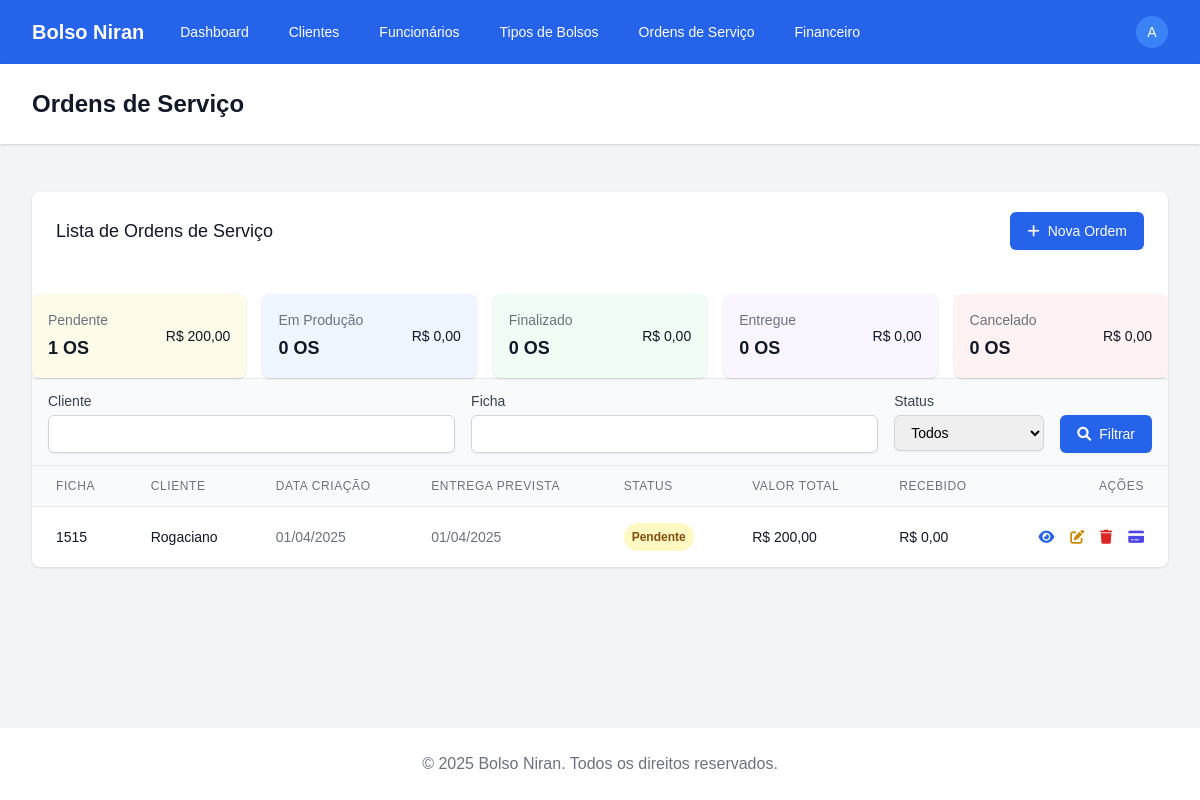
/ordens/ (signed in), run on an earlier commit of the app's database.
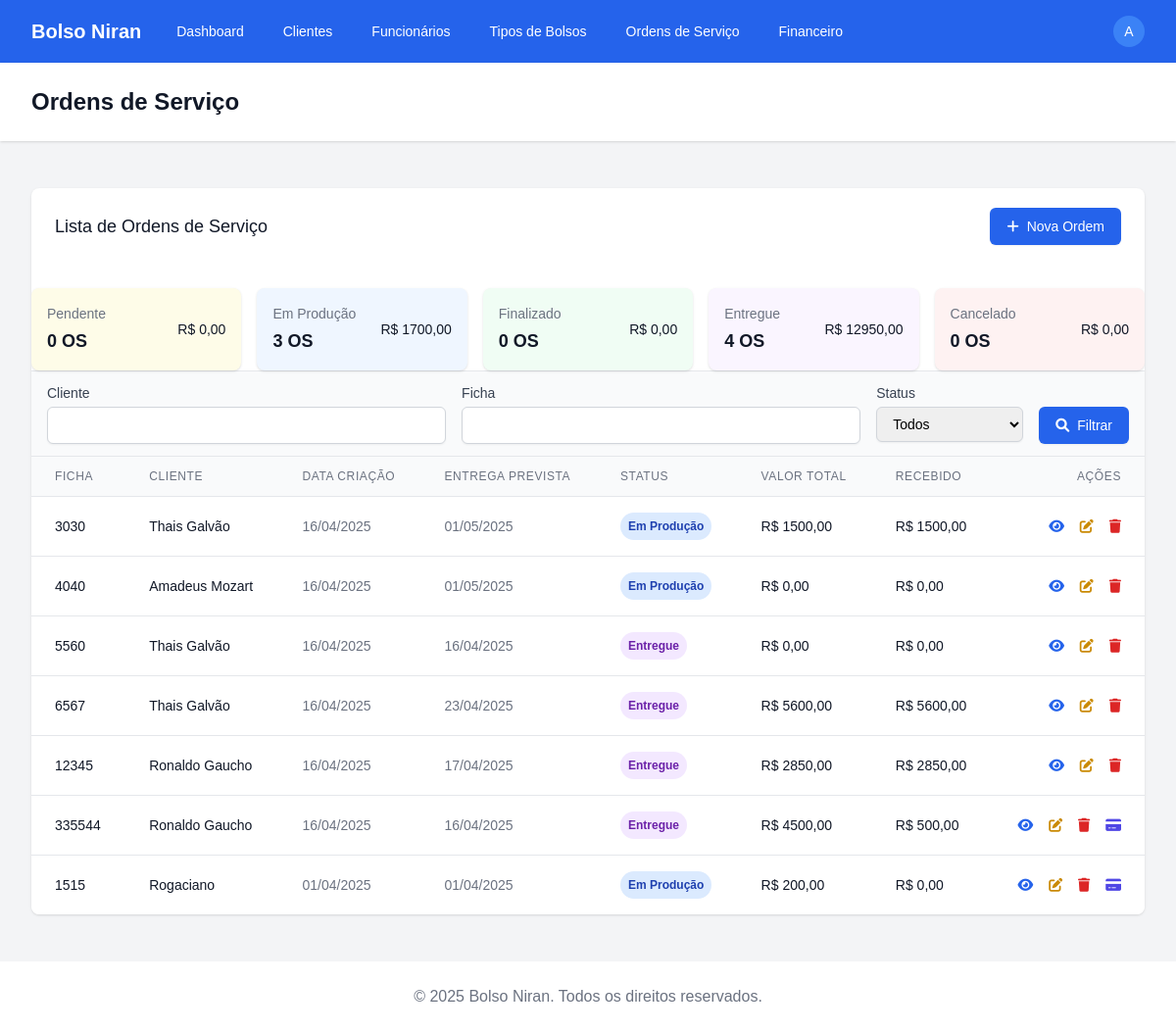
And on a later commit of the database.
### apps/ordens_servico/models.py (models this page shows, shortened)
class OrdemServico(models.Model):
    STATUS_CHOICES = [
        ('pendente', 'Pendente'),
        ('em_producao', 'Em Produção'),
        ('finalizado', 'Finalizado'),
        ('entregue', 'Entregue'),
        ('cancelado', 'Cancelado'),
    ]
    PAGAMENTO_CHOICES = [
        ('dinheiro', 'Dinheiro'),
        ('pix', 'PIX'),
        ('cartao', 'Cartão'),
        ('boleto', 'Boleto'),
        ('transferencia', 'Transferência'),
    ]
    cliente = models.ForeignKey('clientes.Cliente', on_delete=models.PROTECT)
    ficha = models.CharField(max_length=20, unique=True)
    data_criacao = models.DateField(auto_now_add=True)
    data_entrega_prevista = models.DateField()
    status = models.CharField(max_length=20, choices=STATUS_CHOICES, default='pendente')
    observacoes = models.TextField(blank=True) # adicionar quantidade de linhas 3
    valor_total = models.DecimalField(max_digits=10, decimal_places=2)
    forma_pagamento = models.CharField(max_length=20, choices=PAGAMENTO_CHOICES, null=True, blank=True)
    pago = models.BooleanField(default=False)
    data_pagamento = models.DateField(null=True, blank=True)
    @property
    def valor_recebido(self):
        total = self.transacoes.aggregate(total=Sum('valor'))['total']
        return total or 0
    class Meta:
        verbose_name = 'Ordem de Serviço'
        verbose_name_plural = 'Ordens de Serviço'
        ordering = ['-data_criacao']

### apps/clientes/models.py (models this page shows, shortened)
class Cliente(models.Model):
    nome = models.CharField(max_length=100)
    telefone = models.CharField(max_length=20)
    endereco = models.TextField()
    contato = models.CharField(max_length=100)
    email = models.EmailField(blank=True, null=True)
    data_cadastro = models.DateField(auto_now_add=True)
    class Meta:
        verbose_name = 'Cliente'
        verbose_name_plural = 'Clientes'
        ordering = ['nome']

### apps/ordens_servico/views.py (the view)
# urls.py: path('', views.OrdemServicoListView.as_view(), name='list'),
class OrdemServicoListView(LoginRequiredMixin, ListView):
    model = OrdemServico
    template_name = 'ordens_servico/ordemservico_list.html'
    context_object_name = 'ordens'
    def get_queryset(self):
        queryset = super().get_queryset()
        status = self.request.GET.get('status')
        if status:
            queryset = queryset.filter(status=status)
        cliente = self.request.GET.get('cliente')
        if cliente:
            queryset = queryset.filter(cliente__nome__icontains=cliente)
        ficha = self.request.GET.get('ficha')
        if ficha:
            queryset = queryset.filter(ficha__icontains=ficha)
        return queryset
    def get_context_data(self, **kwargs):
        context = super().get_context_data(**kwargs)
        context['status_choices'] = OrdemServico.STATUS_CHOICES
        all_orders = self.model.objects.all()
        status_summary = []
        for key, display in self.model.STATUS_CHOICES:
            qs = all_orders.filter(status=key)
            total = qs.aggregate(total=Sum('valor_total'))['total'] or Decimal('0.00')
            count = qs.count()
            status_summary.append({'key': key, 'display': display, 'count': count, 'total': total})
        context['status_summary'] = status_summary
        return context

### templates/ordens_servico/ordemservico_list.html (shortened to what this page needs)
{% extends 'base.html' %}
{% block header %}Ordens de Serviço{% endblock %}
{% block content %}
<div class="bg-white shadow overflow-hidden sm:rounded-lg">
  <div class="px-4 py-5 sm:px-6 flex justify-between items-center">
    <h2 class="text-lg leading-6 font-medium text-gray-900">Lista de Ordens de Serviço</h2>
    <a href="{% url 'ordens_servico:add' %}" class="inline-flex items-center px-4 py-2 border border-transparent text-sm font-medium rounded-md shadow-sm text-white bg-blue-600 hover:bg-blue-700 focus:outline-none focus:ring-2 focus:ring-offset-2 focus:ring-blue-500">
      <i class="fas fa-plus mr-2"></i> Nova Ordem
    </a>
  </div>
  <div class="mt-6 grid grid-cols-1 sm:grid-cols-2 lg:grid-cols-5 gap-4">
    {% for s in status_summary %}
      <a href="?status={{ s.key }}"
         class="{% if s.key == 'pendente' %}bg-yellow-50 hover:bg-yellow-100{% elif s.key == 'em_producao' %}bg-blue-50 hover:bg-blue-100{% elif s.key == 'finalizado' %}bg-green-50 hover:bg-green-100{% elif s.key == 'entregue' %}bg-purple-50 hover:bg-purple-100{% elif s.key == 'cancelado' %}bg-red-50 hover:bg-red-100{% else %}bg-white hover:bg-gray-50{% endif %} p-4 rounded-lg shadow flex justify-between items-center">
        <div>
          <p class="text-sm font-medium text-gray-500">{{ s.display }}</p>
          <p class="mt-1 text-lg font-semibold text-gray-900">{{ s.count }} OS</p>
        </div>
        <p class="text-sm font-medium text-gray-900">R$ {{ s.total|floatformat:2 }}</p>
      </a>
    {% endfor %}
  </div>
  <div class="px-4 py-3 bg-gray-50 border-t border-b border-gray-200">
    <form method="get" class="flex flex-wrap gap-4">
      <div class="flex-1 min-w-[200px]">
        <label for="cliente" class="block text-sm font-medium text-gray-700">Cliente</label>
        <input type="text" name="cliente" id="cliente" value="{{ request.GET.cliente|default:'' }}" class="mt-1 block w-full border border-gray-300 rounded-md shadow-sm py-2 px-3 focus:outline-none focus:ring-blue-500 focus:border-blue-500 sm:text-sm">
      </div>
      <div class="flex-1 min-w-[150px]">
        <label for="ficha" class="block text-sm font-medium text-gray-700">Ficha</label>
        <input type="text" name="ficha" id="ficha" value="{{ request.GET.ficha|default:'' }}" class="mt-1 block w-full border border-gray-300 rounded-md shadow-sm py-2 px-3 focus:outline-none focus:ring-blue-500 focus:border-blue-500 sm:text-sm">
      </div>
      <div class="w-[150px]">
        <label for="status" class="block text-sm font-medium text-gray-700">Status</label>
        <select name="status" id="status" class="mt-1 block w-full border border-gray-300 rounded-md shadow-sm py-2 px-3 focus:outline-none focus:ring-blue-500 focus:border-blue-500 sm:text-sm">
          <option value="">Todos</option>
        </select>
      </div>
      <div class="flex items-end">
        <button type="submit" class="inline-flex items-center px-4 py-2 border border-transparent text-sm font-medium rounded-md shadow-sm text-white bg-blue-600 hover:bg-blue-700 focus:outline-none focus:ring-2 focus:ring-offset-2 focus:ring-blue-500">
          <i class="fas fa-search mr-2"></i> Filtrar
        </button>
      </div>
    </form>
  </div>
  <div class="hidden md:block overflow-x-auto">
    <table class="min-w-full divide-y divide-gray-200">
      <thead class="bg-gray-50">
        <tr>
          <th scope="col" class="px-6 py-3 text-left text-xs font-medium text-gray-500 uppercase tracking-wider">Ficha</th>
          <th scope="col" class="px-6 py-3 text-left text-xs font-medium text-gray-500 uppercase tracking-wider">Cliente</th>
          <th scope="col" class="px-6 py-3 text-left text-xs font-medium text-gray-500 uppercase tracking-wider">Data Criação</th>
          <th scope="col" class="px-6 py-3 text-left text-xs font-medium text-gray-500 uppercase tracking-wider">Entrega Prevista</th>
          <th scope="col" class="px-6 py-3 text-left text-xs font-medium text-gray-500 uppercase tracking-wider">Status</th>
          <th scope="col" class="px-6 py-3 text-left text-xs font-medium text-gray-500 uppercase tracking-wider">Valor Total</th>
          <th scope="col" class="px-6 py-3 text-left text-xs font-medium text-gray-500 uppercase tracking-wider">Recebido</th>
          <th scope="col" class="px-6 py-3 text-right text-xs font-medium text-gray-500 uppercase tracking-wider">Ações</th>
        </tr>
      </thead>
      <tbody class="bg-white divide-y divide-gray-200">
        {% for ordem in ordens %}
          <tr>
            <td class="px-6 py-4 whitespace-nowrap">
              <div class="text-sm font-medium text-gray-900">{{ ordem.ficha }}</div>
            </td>
            <td class="px-6 py-4 whitespace-nowrap">
              <div class="text-sm text-gray-900">{{ ordem.cliente.nome }}</div>
            </td>
            <td class="px-6 py-4 whitespace-nowrap">
              <div class="text-sm text-gray-500">{{ ordem.data_criacao|date:"d/m/Y" }}</div>
            </td>
            <td class="px-6 py-4 whitespace-nowrap">
              <div class="text-sm text-gray-500">{{ ordem.data_entrega_prevista|date:"d/m/Y" }}</div>
            </td>
            <td class="px-6 py-4 whitespace-nowrap">
              <span class="px-2 py-1 inline-flex text-xs leading-5 font-semibold rounded-full
                {% if ordem.status == 'pendente' %}bg-yellow-100 text-yellow-800
                {% elif ordem.status == 'em_producao' %}bg-blue-100 text-blue-800
                {% elif ordem.status == 'finalizado' %}bg-green-100 text-green-800
                {% elif ordem.status == 'entregue' %}bg-purple-100 text-purple-800
                {% elif ordem.status == 'cancelado' %}bg-red-100 text-red-800{% endif %}">
                {{ ordem.get_status_display }}
              </span>
            </td>
            <td class="px-6 py-4 whitespace-nowrap">
              <div class="text-sm text-gray-900">R$ {{ ordem.valor_total|floatformat:2 }}</div>
            </td>
            <td class="px-6 py-4 whitespace-nowrap">
              <div class="text-sm text-gray-900">R$ {{ ordem.valor_recebido|floatformat:2 }}</div>
            </td>
            <td class="px-6 py-4 whitespace-nowrap text-right text-sm font-medium">
              <a href="{% url 'ordens_servico:detail' ordem.id %}" class="text-blue-600 hover:text-blue-900 mr-3">
                <i class="fas fa-eye"></i>
              </a>
              <a href="{% url 'ordens_servico:edit' ordem.id %}" class="text-yellow-600 hover:text-yellow-900 mr-3">
                <i class="fas fa-edit"></i>
              </a>
              <a href="{% url 'ordens_servico:delete' ordem.id %}" class="text-red-600 hover:text-red-900">
                <i class="fas fa-trash"></i>
              </a>
              {% if ordem.valor_recebido < ordem.valor_total %}
                <a href="{% url 'financeiro:add' %}?ordem_servico={{ ordem.id }}" class="text-indigo-600 hover:text-indigo-900 ml-3">
                  <i class="fas fa-credit-card"></i>
                </a>
              {% endif %}
            </td>
          </tr>
        {% empty %}
          <tr>
            <td colspan="8" class="px-6 py-4 text-center text-sm text-gray-500">
              Nenhuma ordem de serviço encontrada.
            </td>
          </tr>
        {% endfor %}
      </tbody>
    </table>
  </div>
</div>
{% endblock %}

### templates/base.html (shortened to what this page needs)
<!DOCTYPE html>
{% load static %}
<html lang="pt-br">
<head>
  <script src="https://cdn.tailwindcss.com"></script>
  <link rel="stylesheet" href="https://cdnjs.cloudflare.com/ajax/libs/font-awesome/6.0.0/css/all.min.css" />
  <link rel="stylesheet" href="{% static 'css/custom.css' %}" />
</head>
<body class="bg-gray-100 min-h-screen">
  <div class="flex flex-col min-h-screen">
    <nav class="bg-blue-600 text-white shadow-md">
      <div class="max-w-7xl mx-auto px-4 sm:px-6 lg:px-8">
        <div class="flex justify-between h-16">
          <div class="flex">
            <div class="flex-shrink-0 flex items-center">
              <span class="text-xl font-bold">Bolso Niran</span>
            </div>
            <div class="hidden md:ml-6 md:flex md:items-center md:space-x-4">
              <a href="{% url 'dashboard:index' %}" class="px-3 py-2 rounded-md text-sm font-medium hover:bg-blue-700">Dashboard</a>
              <a href="{% url 'clientes:list' %}" class="px-3 py-2 rounded-md text-sm font-medium hover:bg-blue-700">Clientes</a>
              <a href="{% url 'funcionarios:list' %}" class="px-3 py-2 rounded-md text-sm font-medium hover:bg-blue-700">Funcionários</a>
              <a href="{% url 'catalogo:list' %}" class="px-3 py-2 rounded-md text-sm font-medium hover:bg-blue-700">Tipos de Bolsos</a>
              <a href="{% url 'ordens_servico:list' %}" class="px-3 py-2 rounded-md text-sm font-medium hover:bg-blue-700">Ordens de Serviço</a>
              <a href="{% url 'financeiro:list' %}" class="px-3 py-2 rounded-md text-sm font-medium hover:bg-blue-700">Financeiro</a>
            </div>
          </div>
          <div class="flex items-center">
            <div class="ml-3 relative" x-data="{ isOpen: false }">
              <div>
                <button @click="isOpen = !isOpen" class="flex text-sm rounded-full focus:outline-none focus:ring-2 focus:ring-offset-2 focus:ring-offset-blue-600 focus:ring-white">
                  <span class="inline-flex items-center justify-center h-8 w-8 rounded-full bg-blue-500">
                    <span class="text-sm font-medium leading-none text-white">
                      {% if user.is_authenticated %}
                        {{ user.username|first|upper }}
                      {% else %}
                        ?
                      {% endif %}
                    </span>
                  </span>
                </button>
              </div>
            </div>
          </div>
        </div>
      </div>
    </nav>
    <header class="bg-white shadow">
      <div class="max-w-7xl mx-auto py-6 px-4 sm:px-6 lg:px-8">
        <h1 class="text-2xl font-bold text-gray-900">
          {% block header %}{% endblock %}
        </h1>
      </div>
    </header>
    <main class="flex-grow">
      <div class="max-w-7xl mx-auto py-6 sm:px-6 lg:px-8">
        <div class="px-4 py-6 sm:px-0">
          {% block content %}{% endblock %}
        </div>
      </div>
    </main>
    <footer class="bg-white">
      <div class="max-w-7xl mx-auto py-6 px-4 overflow-hidden sm:px-6 lg:px-8">
        <p class="text-center text-gray-500">
          &copy; {% now "Y" %} Bolso Niran. Todos os direitos reservados.
        </p>
      </div>
    </footer>
  </div>
</body>
</html>

### static/css/custom.css (style rules this page uses)
body { font-family: 'Arial', sans-serif; background-color: #f8f9fa; }

What changed in the data, as far as the page shows it:
added OrdemServico: ficha "3030", cliente.nome "Thais Galvão", data_criacao "16/04/2025", data_entrega_prevista "01/05/2025", status "Em Produção", valor_total "1500,00", valor_recebido "1500,00"
added OrdemServico: ficha "4040", cliente.nome "Amadeus Mozart", data_criacao "16/04/2025", data_entrega_prevista "01/05/2025", status "Em Produção", valor_total "0,00", valor_recebido "0,00"
added OrdemServico: ficha "5560", cliente.nome "Thais Galvão", data_criacao "16/04/2025", data_entrega_prevista "16/04/2025", status "Entregue", valor_total "0,00", valor_recebido "0,00"
added OrdemServico: ficha "6567", cliente.nome "Thais Galvão", data_criacao "16/04/2025", data_entrega_prevista "23/04/2025", status "Entregue", valor_total "5600,00", valor_recebido "5600,00"
added OrdemServico: ficha "12345", cliente.nome "Ronaldo Gaucho", data_criacao "16/04/2025", data_entrega_prevista "17/04/2025", status "Entregue", valor_total "2850,00", valor_recebido "2850,00"
added OrdemServico: ficha "335544", cliente.nome "Ronaldo Gaucho", data_criacao "16/04/2025", data_entrega_prevista "16/04/2025", status "Entregue", valor_total "4500,00", valor_recebido "500,00"
changed OrdemServico "Rogaciano": status "Pendente" → "Em Produção"
Also different on the page:
new list line: "Pendente 0 OS R$ 0,00"
new list line: "Em Produção 3 OS R$ 1700,00"
new list line: "Entregue 4 OS R$ 12950,00"
list line gone: "Pendente 1 OS R$ 200,00"
list line gone: "Em Produção 0 OS R$ 0,00"
list line gone: "Entregue 0 OS R$ 0,00"
